Frame 1 (no input): blank canvas, image omitted
Frame 60 (no input): blank canvas, image omitted
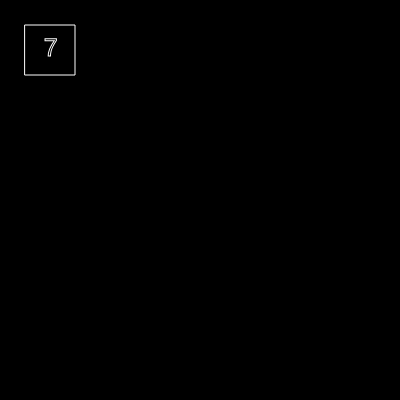
Frame 120 (the mouse pressed at the canvas centre since frame 60)

The p5.js sketch whose frames 1 and 60 were blank and that drew this single picture after the mouse press (run headless with seeded random() and noise() and a simulated clock; from frame 60 on, the mouse is pressed at the canvas centre):

// p5.js sketch
// ── sketch.js
var l;
var c;

function setup() {
  createCanvas(400, 400);
  l = new listaPol();
  c = new listaPol();
  rectMode(CENTER);
}

function draw(){
  background(0);
  l.mostrar(50, 50, 50, 0);
}

function mousePressed(){
  l = agl(floor(random(10)), l);
  console.log(l);
}

// ── listaPol.js
/*
  Objeto de listaPol hace de lista parametrica para distintos tipos de datos por polimorfismo
  funciones propias de las listas(simplemente encadenadas)
  y una extra para mostrar en javascript usando p5.js
*/

function listaPol(){
  this.sig  = null;
  this.dato = null;
};

//Proyectores

listaPol.prototype.esVacia = function () { // DEVUELVE BOOL SI ES VACIA
  return this.sig == null;
};

function agl(x, xs) { // AGREGA ADELANTE UN ELEMENTO
  var lis = new listaPol();
  lis.sig = xs;
  lis.dato = x; //USA POLIMORFISMO PARA EL DATO
  return lis;
};

//Operaciones elementales

listaPol.prototype.cabeza = function () { // DEVUELVE CABEZA DE LA LISTA
  return this.dato;
};

listaPol.prototype.resto = function (l){ // DEVUELVE EL RESTO DE LA LISTA PARAMETRO
  return l.sig;
};

listaPol.prototype.elCab = function (){ // ELMINA LA CABEZA DE LA LISTA
  return this.sig;
};

listaPol.prototype.copiar = function (){ // COPIA ESTA LISTA EN OTRA
  if(this.sig == null){
    return new listaPol();
  }else{
    return agl(this.dato, this.resto(this).copiar());
  }
}

//Operaciones complejas

listaPol.prototype.longitud = function () { // DEVUELVE LONG DE LA LISTA (iteracion)
  if(this.dato == null){
    return 0;
  }else{
    return (this.sig.longitud() + 1);
  }
};

listaPol.prototype.concatenar = function(g){ // CONCATENA ESTA + OTRA
  if(g.sig == null){
    return this;
  }else{
    if(this.sig == null){
      return g;
    }else{
      return agl(this.dato, this.sig.concatenar(g))
    }
  }
};

function aConTodos (a, xs){
  if(xs.sig != null){
    xs.dato = xs.dato * a;
    aConTodos(a, xs.resto(xs));
  }
};

//Operaciones para mostrar

listaPol.prototype.mostrar = function (x, y, r, t) { // MUESRTA CON 3 PARAMETROS
  if(this.sig != null){
    stroke(255);
    strokeWeight(1);
    noFill();
    rect(x, y, r, r);
    textSize(r/2);
    text(this.dato, x - (r/8), y + (r/8));
    if(y+3/2 * r > height){
      x += t + r+10;
      y = t;
    }
    this.sig.mostrar(x, y + r, r, t);
  }
};
